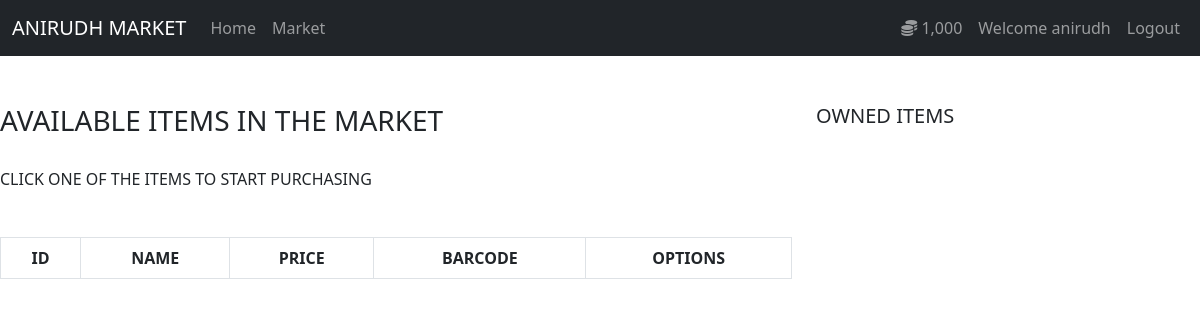
/market (signed in), run on an earlier commit of the app's database.
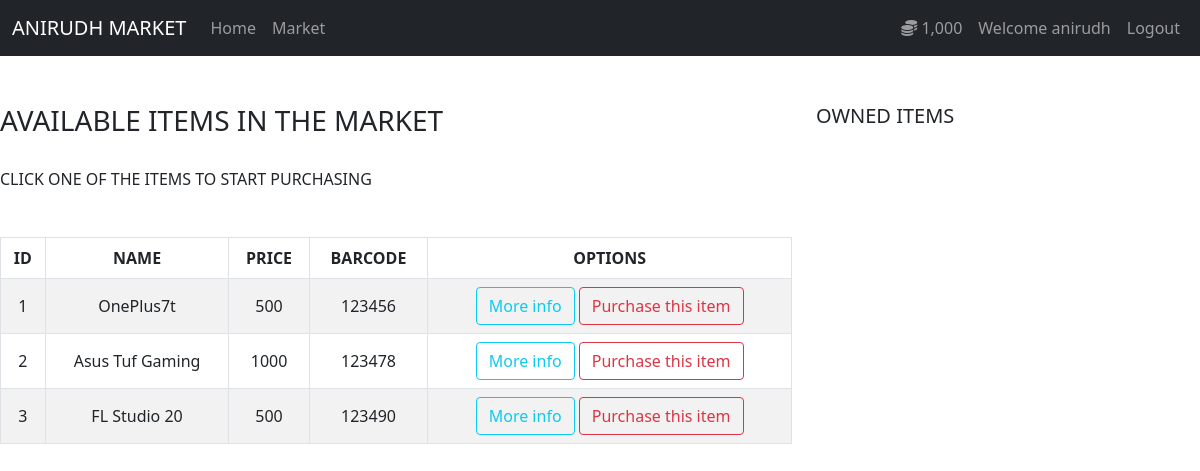
And on a later commit of the database.
### tables this page shows
CREATE TABLE user (
	id INTEGER NOT NULL, 
	name VARCHAR(30) NOT NULL, 
	email VARCHAR(50) NOT NULL, 
	password VARCHAR(60) NOT NULL, 
	budget INTEGER NOT NULL, 
	PRIMARY KEY (id), 
	UNIQUE (name), 
	UNIQUE (email)
);

CREATE TABLE item (
	id INTEGER NOT NULL, 
	name VARCHAR(30) NOT NULL, 
	price INTEGER NOT NULL, 
	barcode VARCHAR(12) NOT NULL, 
	description VARCHAR(1024) NOT NULL, 
	owner INTEGER, 
	PRIMARY KEY (id), 
	UNIQUE (name), 
	UNIQUE (barcode), 
	UNIQUE (description), 
	FOREIGN KEY(owner) REFERENCES user (id)
);

### market.py (the view)
@app.route('/market')
@login_required
def market_page():
    from models import Item
    item = Item.query.all()
    return render_template('market.html',items = item)

### market.py (called while the page is built)
@login_manager.user_loader
def load_user(user_id):
    from models import User
    return User.query.get(int(user_id))

### models.py (called while the page is built)
    @property
    def prettier_budget(self):
        if len(str(self.budget)) >=4:
            return f'{str(self.budget)[:-3]},{str(self.budget)[-3:]}'
        else:
            return f'{self.budget}'

### templates/market.html (shortened to what this page needs)
{% extends 'base.html' %}
{% block body %}
<div class="row">
  <div class="col-8">
    <h3 class="mt-5">AVAILABLE ITEMS IN THE MARKET</h3>
    <br>
    <h6>CLICK ONE OF THE ITEMS TO START PURCHASING</h6>
    <table class="table table-bordered table-striped text-center center-block align-middle mt-5">
      <thead>
        <tr>
          <th scope="col">ID</th>
          <th scope="col">NAME</th>
          <th scope="col">PRICE</th>
          <th scope="col">BARCODE</th>
          <th scope="col">OPTIONS</th>
        </tr>
      </thead>
      <tbody>
        {% for item in items %}
        <tr>
          <td>{{item.id}}</th>
          <td>{{item.name}}</td>
          <td>{{item.price}}</td>
          <td>{{item.barcode}}</td>
          <td>
            <button type="button" class="btn btn-outline-info" data-toggle="modal" ,
              data-target="#modal-{{item.id}}">More info</button>
            <button type="button" class="btn btn-outline-danger">Purchase this item</button>
          </td>
        </tr>
        {% endfor %}
      </tbody>
    </table>
  </div>
  <div class="col-4">
    <h5 class="mt-5">OWNED ITEMS</h5>
  </div>
</div>
{% endblock %}

### templates/base.html (shortened to what this page needs)
<!doctype html>
<html lang="en">
<head>
  <link href="https://cdn.jsdelivr.net/npm/bootstrap@5.0.0-beta2/dist/css/bootstrap.min.css" rel="stylesheet"
>
</head>
<body>
  <nav class="navbar navbar-expand-lg navbar-dark bg-dark">
    <div class="container-fluid">
      <a class="navbar-brand" href="{{ url_for('home_page') }}">ANIRUDH MARKET</a>
      <div class="collapse navbar-collapse" id="navbarSupportedContent">
        <ul class="navbar-nav me-auto mb-2 mb-lg-0">
          <li class="nav-item">
            <a class="nav-link" aria-current="page" href="{{ url_for('home_page') }}">Home</a>
          </li>
          <li class="nav-item">
            <a class="nav-link" href="{{ url_for('market_page') }}">Market</a>
          </li>
        </ul>
        {% if current_user.is_authenticated %}
        <ul class="navbar-nav">
          <li class="nav-item">
            <a class="nav-link">
                <i class="fas fa-coins"></i>
                {{ current_user.prettier_budget }}
            </a>
        </li>
          <li class="nav-item">
            <a class="nav-link" aria-current="page"> Welcome {{ current_user.name }}</a>
          </li>
          <li class="nav-item">
            <a class="nav-link" aria-current="page" href="{{ url_for('logout_page') }}">Logout</a>
          </li>
        </ul>
        {% endif %}
      </div>
    </div>
  </nav>
  {% block body %}
  {% endblock %}
</body>
</html>

What changed in the data, as far as the page shows it:
added item: id "1", name "OnePlus7t", price "500", barcode "123456"
added item: id "2", name "Asus Tuf Gaming", price "1000", barcode "123478"
added item: id "3", name "FL Studio 20", price "500", barcode "123490"
